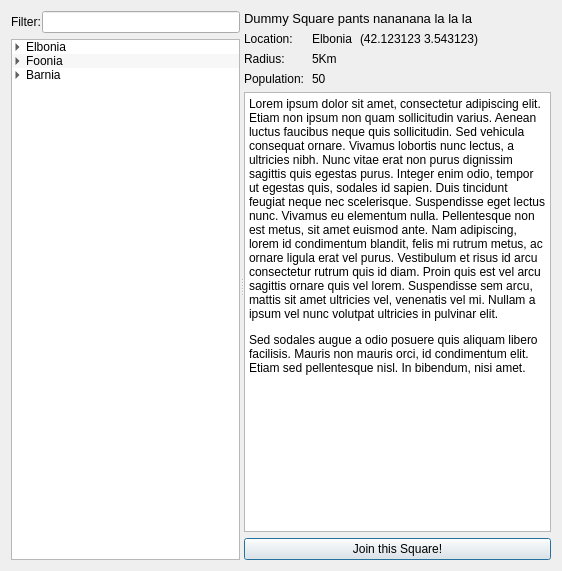
<?xml version="1.0" encoding="UTF-8"?>
<ui version="4.0">
 <class>SquareDialog</class>
 <widget class="QDialog" name="SquareDialog">
  <property name="geometry">
   <rect>
    <x>0</x>
    <y>0</y>
    <width>562</width>
    <height>571</height>
   </rect>
  </property>
  <property name="windowTitle">
   <string>Dialog</string>
  </property>
  <layout class="QVBoxLayout" name="verticalLayout_4">
   <item>
    <widget class="QSplitter" name="splitter">
     <property name="orientation">
      <enum>Qt::Horizontal</enum>
     </property>
     <property name="handleWidth">
      <number>4</number>
     </property>
     <widget class="QWidget" name="layoutWidget">
      <layout class="QVBoxLayout" name="verticalLayout_3">
       <property name="sizeConstraint">
        <enum>QLayout::SetMinimumSize</enum>
       </property>
       <item>
        <layout class="QHBoxLayout" name="horizontalLayout_3">
         <property name="spacing">
          <number>1</number>
         </property>
         <property name="sizeConstraint">
          <enum>QLayout::SetMaximumSize</enum>
         </property>
         <item>
          <widget class="QLabel" name="label">
           <property name="text">
            <string>Filter:</string>
           </property>
          </widget>
         </item>
         <item>
          <widget class="QLineEdit" name="lineEdit_2">
           <property name="sizePolicy">
            <sizepolicy hsizetype="Expanding" vsizetype="Fixed">
             <horstretch>0</horstretch>
             <verstretch>0</verstretch>
            </sizepolicy>
           </property>
           <property name="minimumSize">
            <size>
             <width>124</width>
             <height>0</height>
            </size>
           </property>
           <property name="maximumSize">
            <size>
             <width>236</width>
             <height>16777215</height>
            </size>
           </property>
          </widget>
         </item>
        </layout>
       </item>
       <item>
        <widget class="QTreeWidget" name="treeWidget">
         <property name="sizePolicy">
          <sizepolicy hsizetype="Expanding" vsizetype="Expanding">
           <horstretch>0</horstretch>
           <verstretch>0</verstretch>
          </sizepolicy>
         </property>
         <property name="maximumSize">
          <size>
           <width>282</width>
           <height>16777215</height>
          </size>
         </property>
         <property name="alternatingRowColors">
          <bool>true</bool>
         </property>
         <property name="indentation">
          <number>11</number>
         </property>
         <property name="rootIsDecorated">
          <bool>true</bool>
         </property>
         <attribute name="headerVisible">
          <bool>false</bool>
         </attribute>
         <column>
          <property name="text">
           <string>location</string>
          </property>
         </column>
         <item>
          <property name="text">
           <string>Elbonia</string>
          </property>
          <item>
           <property name="text">
            <string>Dummy Squarepants nananan lalalal</string>
           </property>
          </item>
         </item>
         <item>
          <property name="text">
           <string>Foonia</string>
          </property>
          <item>
           <property name="text">
            <string>asdfasdf</string>
           </property>
          </item>
         </item>
         <item>
          <property name="text">
           <string>Barnia</string>
          </property>
          <item>
           <property name="text">
            <string>asdfasdfad</string>
           </property>
          </item>
          <item>
           <property name="text">
            <string>asdfasdfasdff</string>
           </property>
          </item>
          <item>
           <property name="text">
            <string>gfgga</string>
           </property>
          </item>
         </item>
        </widget>
       </item>
      </layout>
     </widget>
     <widget class="QWidget" name="layoutWidget">
      <layout class="QVBoxLayout" name="verticalLayout_2">
       <item>
        <layout class="QHBoxLayout" name="horizontalLayout_2">
         <item>
          <layout class="QVBoxLayout" name="verticalLayout">
           <item>
            <widget class="QLabel" name="title_label">
             <property name="font">
              <font>
               <pointsize>10</pointsize>
              </font>
             </property>
             <property name="text">
              <string>Dummy Square pants nananana la la la</string>
             </property>
             <property name="scaledContents">
              <bool>false</bool>
             </property>
             <property name="wordWrap">
              <bool>false</bool>
             </property>
             <property name="openExternalLinks">
              <bool>true</bool>
             </property>
             <property name="textInteractionFlags">
              <set>Qt::TextBrowserInteraction</set>
             </property>
            </widget>
           </item>
           <item>
            <layout class="QHBoxLayout" name="horizontalLayout">
             <item>
              <layout class="QGridLayout" name="gridLayout">
               <property name="horizontalSpacing">
                <number>8</number>
               </property>
               <item row="0" column="0">
                <widget class="QLabel" name="label_2">
                 <property name="text">
                  <string>Location:</string>
                 </property>
                </widget>
               </item>
               <item row="0" column="2">
                <widget class="QLabel" name="coords_label">
                 <property name="text">
                  <string>(42.123123 3.543123)</string>
                 </property>
                </widget>
               </item>
               <item row="1" column="0">
                <widget class="QLabel" name="label_3">
                 <property name="text">
                  <string>Radius:</string>
                 </property>
                </widget>
               </item>
               <item row="0" column="1">
                <widget class="QLabel" name="location_label">
                 <property name="text">
                  <string>Elbonia</string>
                 </property>
                </widget>
               </item>
               <item row="1" column="1">
                <widget class="QLabel" name="radius_label">
                 <property name="text">
                  <string>5Km</string>
                 </property>
                </widget>
               </item>
               <item row="2" column="0">
                <widget class="QLabel" name="label_7">
                 <property name="text">
                  <string>Population:</string>
                 </property>
                </widget>
               </item>
               <item row="2" column="1">
                <widget class="QLabel" name="population_label">
                 <property name="text">
                  <string>50</string>
                 </property>
                </widget>
               </item>
              </layout>
             </item>
             <item>
              <spacer name="horizontalSpacer">
               <property name="orientation">
                <enum>Qt::Horizontal</enum>
               </property>
               <property name="sizeHint" stdset="0">
                <size>
                 <width>38</width>
                 <height>17</height>
                </size>
               </property>
              </spacer>
             </item>
            </layout>
           </item>
          </layout>
         </item>
         <item>
          <widget class="QLabel" name="thumbnail_label">
           <property name="sizePolicy">
            <sizepolicy hsizetype="Fixed" vsizetype="Fixed">
             <horstretch>0</horstretch>
             <verstretch>0</verstretch>
            </sizepolicy>
           </property>
           <property name="minimumSize">
            <size>
             <width>64</width>
             <height>64</height>
            </size>
           </property>
           <property name="maximumSize">
            <size>
             <width>64</width>
             <height>64</height>
            </size>
           </property>
           <property name="sizeIncrement">
            <size>
             <width>64</width>
             <height>64</height>
            </size>
           </property>
           <property name="baseSize">
            <size>
             <width>64</width>
             <height>64</height>
            </size>
           </property>
           <property name="text">
            <string/>
           </property>
           <property name="pixmap">
            <pixmap resource="resources.qrc">:/main/face-smile-big.png</pixmap>
           </property>
           <property name="scaledContents">
            <bool>true</bool>
           </property>
          </widget>
         </item>
        </layout>
       </item>
       <item>
        <widget class="QTextBrowser" name="description_tbox">
         <property name="html">
          <string>&lt;!DOCTYPE HTML PUBLIC &quot;-//W3C//DTD HTML 4.0//EN&quot; &quot;http://www.w3.org/TR/REC-html40/strict.dtd&quot;&gt;
&lt;html&gt;&lt;head&gt;&lt;meta name=&quot;qrichtext&quot; content=&quot;1&quot; /&gt;&lt;style type=&quot;text/css&quot;&gt;
p, li { white-space: pre-wrap; }
&lt;/style&gt;&lt;/head&gt;&lt;body style=&quot; font-family:'Terminus'; font-size:9pt; font-weight:400; font-style:normal;&quot;&gt;
&lt;p style=&quot; margin-top:0px; margin-bottom:0px; margin-left:0px; margin-right:0px; -qt-block-indent:0; text-indent:0px;&quot;&gt;&lt;a name=&quot;lipsum&quot;&gt;&lt;/a&gt;Lorem ipsum dolor sit amet, consectetur adipiscing elit. Etiam non ipsum non quam sollicitudin varius. Aenean luctus faucibus neque quis sollicitudin. Sed vehicula consequat ornare. Vivamus lobortis nunc lectus, a ultricies nibh. Nunc vitae erat non purus dignissim sagittis quis egestas purus. Integer enim odio, tempor ut egestas quis, sodales id sapien. Duis tincidunt feugiat neque nec scelerisque. Suspendisse eget lectus nunc. Vivamus eu elementum nulla. Pellentesque non est metus, sit amet euismod ante. Nam adipiscing, lorem id condimentum blandit, felis mi rutrum metus, ac ornare ligula erat vel purus. Vestibulum et risus id arcu consectetur rutrum quis id diam. Proin quis est vel arcu sagittis ornare quis vel lorem. Suspendisse sem arcu, mattis sit amet ultricies vel, venenatis vel mi. Nullam a ipsum vel nunc volutpat ultricies in pulvinar elit. &lt;/p&gt;
&lt;p style=&quot; margin-top:12px; margin-bottom:12px; margin-left:0px; margin-right:0px; -qt-block-indent:0; text-indent:0px;&quot;&gt;Sed sodales augue a odio posuere quis aliquam libero facilisis. Mauris non mauris orci, id condimentum elit. Etiam sed pellentesque nisl. In bibendum, nisi amet.&lt;/p&gt;&lt;/body&gt;&lt;/html&gt;</string>
         </property>
         <property name="openExternalLinks">
          <bool>true</bool>
         </property>
        </widget>
       </item>
       <item>
        <widget class="QPushButton" name="joinSquare_btn">
         <property name="sizePolicy">
          <sizepolicy hsizetype="Expanding" vsizetype="Fixed">
           <horstretch>0</horstretch>
           <verstretch>0</verstretch>
          </sizepolicy>
         </property>
         <property name="text">
          <string>Join this Square!</string>
         </property>
        </widget>
       </item>
      </layout>
     </widget>
    </widget>
   </item>
  </layout>
 </widget>
 <resources>
  <include location="resources.qrc"/>
  <include location="resources.qrc"/>
 </resources>
 <connections/>
</ui>
